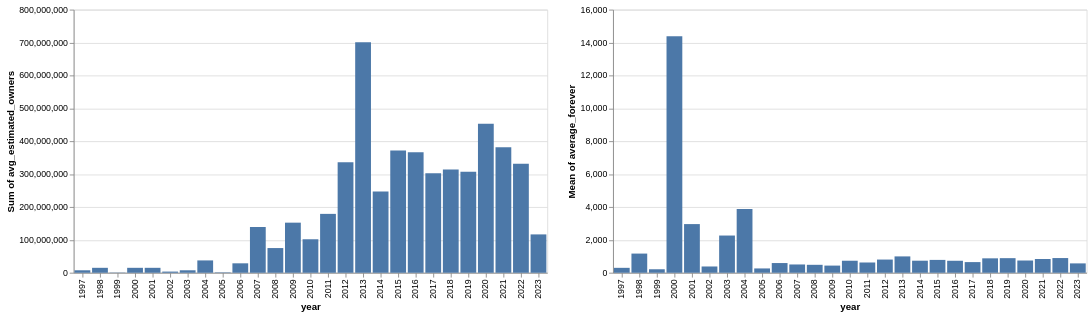

Vega-Lite specification stored for this chart:
### Vega-Lite specification from a JSON file in a GitHub repository (floating-point values rounded to 4 significant figures; data arrays with more than 128 entries replaced by an {"elided": "..."} marker saying what was removed)
{"config": {"view": {"continuousWidth": 300, "continuousHeight": 300}}, "hconcat": [{"data": {"name": "data-79a931c97a763385964f800fe2001633"}, "mark": {"type": "bar"}, "encoding": {"x": {"field": "year", "type": "ordinal"}, "y": {"aggregate": "sum", "field": "avg_estimated_owners", "type": "quantitative"}}}, {"data": {"name": "data-eea65c402b37b5c8fcc87a49eacfc094"}, "mark": {"type": "bar"}, "encoding": {"x": {"field": "year", "type": "ordinal"}, "y": {"aggregate": "mean", "field": "average_forever", "type": "quantitative"}}}], "$schema": "https://vega.github.io/schema/vega-lite/v5.20.1.json", "datasets": {"data-79a931c97a763385964f800fe2001633": {"elided": "4703 records"}, "data-eea65c402b37b5c8fcc87a49eacfc094": {"elided": "4703 records"}}}
